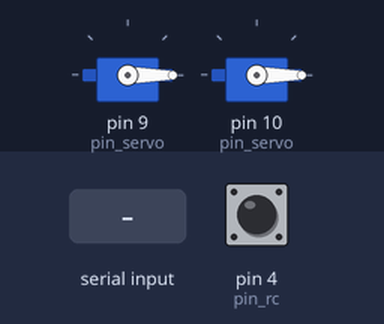
Bench run of a sketch on a simulated Arduino Uno, built with avr-gcc and run on an emulated ATmega328P. Shown: 2 × servo. The test bench sets the inputs (shaded band); at power-on: pin 4 (pin_rc) HIGH. What the sketch prints to the serial monitor is not drawn.

Above: at 1.2 s.
1.3 s: "p" received over Serial
Timing chart, 0 to 4.3 s (numbered marks = the images above; inputs shaded):
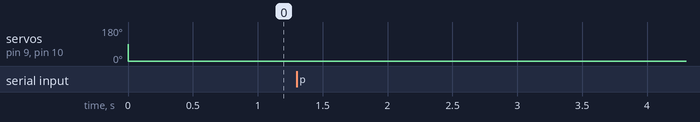

The sketch:

InoRcServo.ino
```cpp
// (licence header left out)
#include <Servo.h>
#include <PinChangeInt.h>    // http://playground.arduino.cc/Main/PinChangeInt
#include <TimerOne.h>        // http://playground.arduino.cc/Code/Timer1

#define NO_PORTB_PIN_CHANGES //pin_rcChangeInt setup
#define NO_PORTC_PIN_CHANGES    //only port D pin_rcchanges (see: http://playground.arduino.cc/Learning/pin_rcs)
#define PIN_RC_COUNT 3    //number of channels attached to the reciver
#define MAX_PIN_CHANGE_PINS PIN_RC_COUNT

#define RC_MAX_PERD 22000     //maximum period of RC input

#define FREQ_LOOP 200                   // frequency of the main loop
#define PERIOD_LOOP 1000/FREQ_LOOP      // period of RC in milliseconds
#define PWM_MAX 2200
#define PWM_MIN 800

#define RC_COUNT 3      // how many receiver input pins
#define RC_TRN 4        // arduino pins attached to the reciver
#define RC_FWD 5
#define RC_SWITCH 6
byte pin_rc[] = {RC_FWD, RC_TRN, RC_SWITCH};    //for maximum efficency thise pin_rcs should be attached
#define IND_RC_FWD 0    // index for RC pins
#define IND_RC_TRN 1
#define IND_RC_SWITCH 2
unsigned long rc_rise[RC_COUNT], rc_fall[RC_COUNT];     // time recorder
unsigned int rc_pwm[] = {0,0,0};                // to the reciver's channels in the order listed here

#define SERVO_COUNT 2   // how many output servos are attached
#define SERVO_FWD   9   // arduino pins attached to the servos
#define SERVO_TRN  10
byte pin_servo[] = {SERVO_FWD, SERVO_TRN};    //for maximum efficency thise pin_rcs should be attached
#define IND_SVO_FWD 0   // index for servo pins
#define IND_SVO_TRN 1
Servo svo[SERVO_COUNT]; // servo object

byte cmd=0;         // a place to put our serial data
byte ch=0;          // global counter for tracking what pin we are on

unsigned long loop_time, last_lp_time, last_chg_time;   // timing variable

void setup() {
    Serial.begin(115200);
    Serial.print("PinChangeInt ReciverReading test");
    Serial.println();            //warm up the serial port

    for (byte i=0; i<RC_COUNT; i++)
    {
        pinMode(pin_rc[i], INPUT);     //set the pin_rc to input
        digitalWrite(pin_rc[i], HIGH); //use the internal pullup resistor
        rc_rise[i] = 0;
        rc_fall[i] = 0;
    }
    PCintPort::attachInterrupt(pin_rc[0], rise,RISING); // attach a pin_rcChange Interrupt to our first pin_rc
    last_chg_time = micros();

    for (byte i=0; i<SERVO_COUNT; i++)
    {
        svo[i].attach(pin_servo[i]);    // initialise the servo object
    }
}

void loop() {
    loop_time = millis();

    if((last_lp_time - loop_time)>= PERIOD_LOOP )       // main loop controller
    {
        svo[IND_SVO_FWD].writeMicroseconds(rc_pwm[IND_RC_FWD]);     // write servo output
        svo[IND_SVO_TRN].writeMicroseconds(rc_pwm[IND_RC_TRN]);

        cmd=Serial.read();        //while you got some time gimme a systems report
        if (cmd=='p')
        {
            Serial.print("time:\t");
            for (byte i=0; i<PIN_RC_COUNT;i++)
            {
                Serial.print(i,DEC);
                Serial.print(":");
                Serial.print(rc_pwm[i],DEC);
                Serial.print("\t");
            }
            Serial.println();
        }
        cmd=0;

        unsigned long time_last = last_chg_time;    // make a snapshot incase inturrupt happened
        unsigned long time_now = micros();
        if( (time_now > time_last) && ((time_now - time_last) >= RC_MAX_PERD) ) // sometimes
        {
            //Serial.println("miss!");
            rc_pwm[ch] = 0;
            PCintPort::detachInterrupt(pin_rc[ch]);
            ch++;                     // move to the next pin
            ch %= PIN_RC_COUNT;       // i ranges from 0 to PIN_RC_COUNT
            PCintPort::attachInterrupt(pin_rc[ch], rise,RISING);
            last_chg_time = micros();
        }
      }

}


void rise()        // on the rising edge of the currently intresting pin
{
    rc_rise[ch] = micros();
    PCintPort::detachInterrupt(pin_rc[ch]);
    PCintPort::attachInterrupt(pin_rc[ch], fall, FALLING); //attach the falling end
    last_chg_time = rc_rise[ch];
}


void fall()        //on the falling edge of the signal
{
    rc_fall[ch] = micros();
    unsigned int pwm = rc_fall[ch] - rc_rise[ch];
    if( (pwm <= PWM_MAX) && (pwm >= PWM_MIN) )      // simple pwm checker. maybe should move somewhere else
    {
        rc_pwm[ch] = pwm;
    }
    PCintPort::detachInterrupt(pin_rc[ch]);
    last_chg_time = rc_fall[ch];
    ch++;                       // move to the next pin_rc
    ch %= PIN_RC_COUNT;         // i ranges from 0 to PIN_RC_COUNT
    PCintPort::attachInterrupt(pin_rc[ch], rise,RISING);
}
```

Measured:
- after the input at 1.3 s, every drawn part: stays the same
